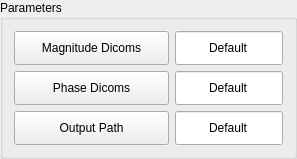
             <widget class="QGroupBox" name="groupBox_17">
              <property name="title">
               <string>Parameters</string>
              </property>
              <layout class="QFormLayout" name="formLayout_25">
               <item row="0" column="0">
                <widget class="QPushButton" name="Magnitude_dicoms_btn_4">
                 <property name="minimumSize">
                  <size>
                   <width>155</width>
                   <height>34</height>
                  </size>
                 </property>
                 <property name="toolTip">
                  <string> directory of magnitude dicoms</string>
                 </property>
                 <property name="text">
                  <string>Magnitude Dicoms</string>
                 </property>
                </widget>
               </item>
               <item row="0" column="1">
                <widget class="QLineEdit" name="lineEdit_13">
                 <property name="minimumSize">
                  <size>
                   <width>0</width>
                   <height>34</height>
                  </size>
                 </property>
                 <property name="text">
                  <string>Default</string>
                 </property>
                 <property name="alignment">
                  <set>Qt::AlignCenter</set>
                 </property>
                </widget>
               </item>
               <item row="1" column="0">
                <widget class="QPushButton" name="Phase_Dicoms_btn_4">
                 <property name="minimumSize">
                  <size>
                   <width>155</width>
                   <height>34</height>
                  </size>
                 </property>
                 <property name="toolTip">
                  <string>directory of unfiltered phase dicoms</string>
                 </property>
                 <property name="text">
                  <string>Phase Dicoms</string>
                 </property>
                </widget>
               </item>
               <item row="1" column="1">
                <widget class="QLineEdit" name="lineEdit_14">
                 <property name="minimumSize">
                  <size>
                   <width>0</width>
                   <height>34</height>
                  </size>
                 </property>
                 <property name="text">
                  <string>Default</string>
                 </property>
                 <property name="alignment">
                  <set>Qt::AlignCenter</set>
                 </property>
                </widget>
               </item>
               <item row="2" column="0">
                <widget class="QPushButton" name="Output_Path_btn_4">
                 <property name="minimumSize">
                  <size>
                   <width>155</width>
                   <height>34</height>
                  </size>
                 </property>
                 <property name="toolTip">
                  <string>directory to save nifti and/or matrixes   : QSM_SWI_PRISMA</string>
                 </property>
                 <property name="text">
                  <string>Output Path</string>
                 </property>
                </widget>
               </item>
               <item row="2" column="1">
                <widget class="QLineEdit" name="lineEdit_15">
                 <property name="minimumSize">
                  <size>
                   <width>0</width>
                   <height>34</height>
                  </size>
                 </property>
                 <property name="text">
                  <string>Default</string>
                 </property>
                 <property name="alignment">
                  <set>Qt::AlignCenter</set>
                 </property>
                </widget>
               </item>
              </layout>
             </widget>
